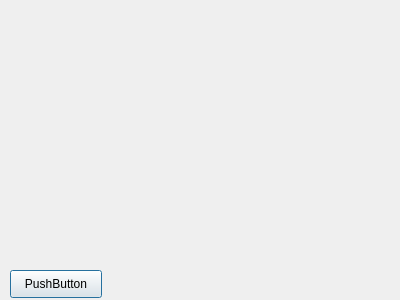
<?xml version="1.0" encoding="UTF-8"?>
<ui version="4.0">
 <class>Dialog</class>
 <widget class="QDialog" name="Dialog">
  <property name="geometry">
   <rect>
    <x>0</x>
    <y>0</y>
    <width>400</width>
    <height>300</height>
   </rect>
  </property>
  <property name="windowTitle">
   <string>Dialog</string>
  </property>
  <widget class="QLabel" name="label">
   <property name="geometry">
    <rect>
     <x>9</x>
     <y>9</y>
     <width>382</width>
     <height>244</height>
    </rect>
   </property>
   <property name="text">
    <string/>
   </property>
   <property name="scaledContents">
    <bool>false</bool>
   </property>
  </widget>
  <widget class="QPushButton" name="pushButton">
   <property name="geometry">
    <rect>
     <x>10</x>
     <y>270</y>
     <width>92</width>
     <height>28</height>
    </rect>
   </property>
   <property name="text">
    <string>PushButton</string>
   </property>
  </widget>
 </widget>
 <resources/>
 <connections>
  <connection>
   <sender>pushButton</sender>
   <signal>clicked()</signal>
   <receiver>Dialog</receiver>
   <slot>slotButton()</slot>
   <hints>
    <hint type="sourcelabel">
     <x>55</x>
     <y>283</y>
    </hint>
    <hint type="destinationlabel">
     <x>199</x>
     <y>149</y>
    </hint>
   </hints>
  </connection>
 </connections>
 <slots>
  <slot>slotButton()</slot>
 </slots>
</ui>
